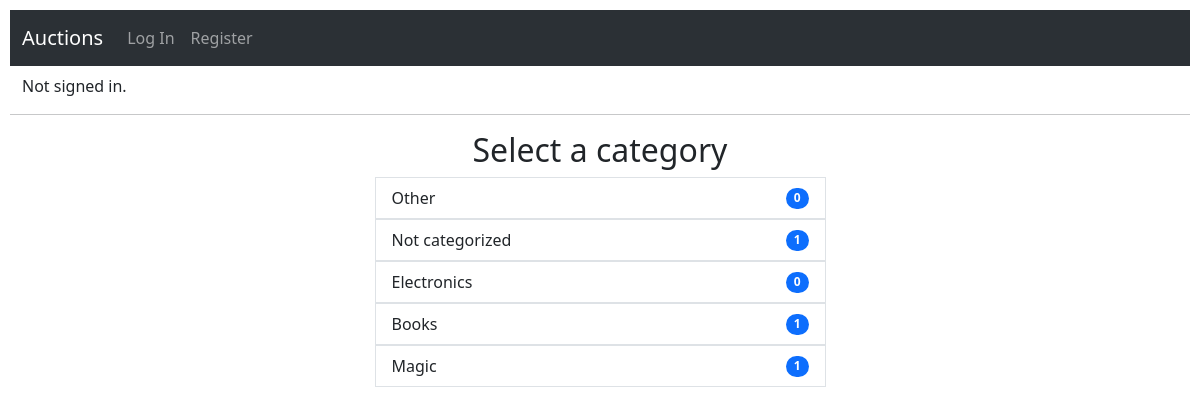
The page /categories on the database its author committed.
### auctions/models.py (models this page shows, shortened)
class Category(models.Model):
    id = models.AutoField(primary_key=True)
    name = models.CharField(max_length=50, unique=True)
    class Meta:
        ordering = ['name']

### auctions/views.py (the view)
# urls.py: path("categories", views.categories, name="categories"),
def categories(request):
    categories = Category.objects.annotate(
        auction_count=Count('sorted_auctions', filter=Q(sorted_auctions__active=True))
        )
    return render(request, 'auctions/categories.html', {
        "categories": categories,
    })

### auctions/templates/auctions/categories.html (shortened to what this page needs)
{% extends "auctions/layout.html" %}
{% block body %}
<div class="container text-center">
    <h2>Select a category</h2>
    <div class="row justify-content-evenly">
        <div class="col-md-7 col-lg-5">
            <ul class="list-group">
                {% for category in categories %}
                <a href="{% url 'auctions_categorized' category.name %}" class="text-decoration-none text-reset">
                    <li class="list-group-item list-group-item-action d-flex justify-content-between align-items-center">
                        {{ category.name }}
                        <span class="badge text-bg-primary rounded-pill">{{ category.auction_count }}</span>
                    </li>
                </a>
                {% endfor %}
            </ul>
        </div>
    </div>
</div>
{% endblock %}

### auctions/static/auctions/styles.css (style rules this page uses)
body { padding: 10px; }

### rows shown on the page
Category: name "Other", auction_count "0"
Category: name "Not categorized", auction_count "1"
Category: name "Electronics", auction_count "0"
Category: name "Books", auction_count "1"
Category: name "Magic", auction_count "1"
